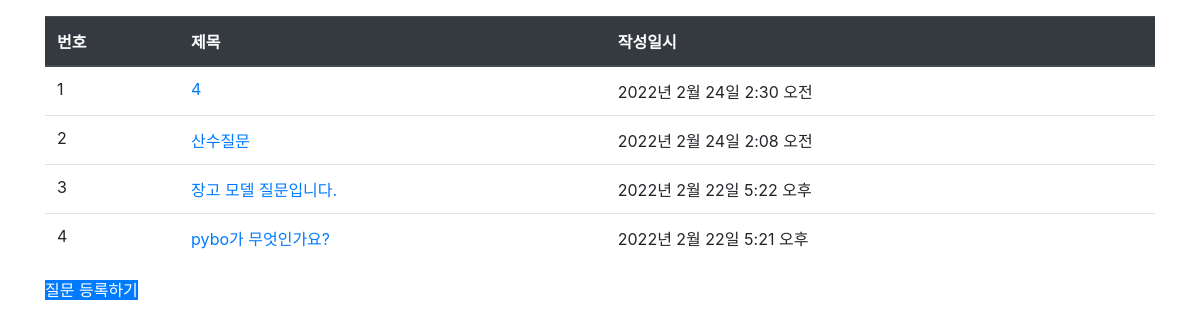
Screenshot of /pybo/ with the database file from the repository.
### pybo/models.py (models this page shows, shortened)
class Question(models.Model):
    subject = models.CharField(max_length=200)
    content = models.TextField()
    create_date = models.DateTimeField()

### pybo/views.py (the view)
# urls.py: path('', views.index, name='index'),
def index(request):
    question_list = Question.objects.order_by('-create_date')
    context = {'question_list': question_list}
    return render(request, 'pybo/question_list.html', context)

### templates/pybo/question_list.html
{% extends 'base.html' %}
{% block content %}
<div class="container my-3">
    <table class="table">
        <thead>
        <tr class="thead-dark">
            <th>번호</th>
            <th>제목</th>
            <th>작성일시</th>
        </tr>
        </thead>
        <tbody>
        {%  if question_list %}
        {% for question in question_list %}
        <tr>
            <td>{{  forloop.counter }}</td>
            <td>
                <a href="{%  url 'pybo:detail' question.id %}">
                    {{ question.subject }}
                </a>
            </td>
            <td>{{  question.create_date }}</td>
        </tr>
        {% endfor %}
        {% else %}
        <tr>
            <td colspan="3">질문이 없습니다.</td>
        </tr>
        {% endif %}
        </tbody>
    </table>
    <a href="{% url 'pybo:question_create' %}" class="btn-primary">
        질문 등록하기
    </a>
</div>
{% endblock %}

### rows the page displays
Question: subject "4", create_date "2022년 2월 24일 2:30 오전"
Question: subject "산수질문", create_date "2022년 2월 24일 2:08 오전"
Question: subject "장고 모델 질문입니다.", create_date "2022년 2월 22일 5:22 오후"
Question: subject "pybo가 무엇인가요?", create_date "2022년 2월 22일 5:21 오후"
